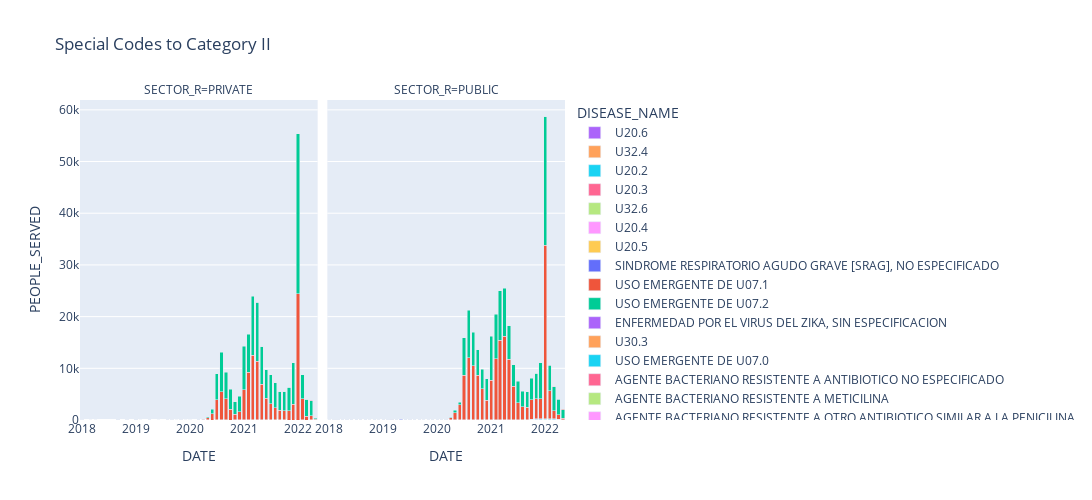

Write notebook code for a chart like this one.
### Markdown cell above
### List of hospital that has covid info in 3 months response

### Code cell
data_temp = all_data[all_data['CATEGORY2']==TAG_CATEGORY]
data_temp = data_temp[data_temp['DISEASE_GROUP']=='Codes for special situations']
data_temp['DISEASE_NAME'] = data_temp['DIAGNOSIS_ID'].apply(lambda x : diagnosis_grouped(x, CO_IPRESS_df))

data_temp =  data_temp.groupby(['DATE', 'SECTOR_R','DISEASE_NAME']).agg(PEOPLE_SERVED=('QTY_PEOPLE_SERVED', 'sum'))
data_temp = data_temp.reset_index()

fig = px.bar(data_temp, 
             x="DATE", 
             y="PEOPLE_SERVED", 
             color="DISEASE_NAME", 
             barmode="stack", 
             facet_col="SECTOR_R",
             width=1200, height=500,
             color_discrete_map = dict_colors,
             title='Special Codes to Category ' + TAG_CATEGORY,             
            )


fig.show()
#fig.write_html("figures/special_codes/SpecialCodes_Sector_"+CATEGORIA_STUDIO+".html")
#fig.write_image("figures/special_codes/SpecialCodes_Sector_"+CATEGORIA_STUDIO+".png", format  = 'png')

### Figure 1 — Plotly figure (JSON) as saved in the notebook; plotly's stock layout.template omitted (floating-point values rounded to 4 significant figures)
{"data": [{"alignmentgroup": "True", "hovertemplate": "DISEASE_NAME=U20.6<br>SECTOR_R=PRIVATE<br>DATE=%{x}<br>PEOPLE_SERVED=%{y}<extra></extra>", "legendgroup": "U20.6", "marker": {"color": "#ab63fa", "pattern": {"shape": ""}}, "name": "U20.6", "offsetgroup": "U20.6", "orientation": "v", "showlegend": true, "textposition": "auto", "type": "bar", "x": ["2018-01-01T00:00:00", "2018-03-01T00:00:00", "2018-04-01T00:00:00", "2021-01-01T00:00:00", "2021-02-01T00:00:00", "2021-03-01T00:00:00", "2021-04-01T00:00:00", "2022-02-01T00:00:00"], "xaxis": "x", "y": [6, 1, 7, 11, 1, 2, 1, 1], "yaxis": "y"}, {"alignmentgroup": "True", "hovertemplate": "DISEASE_NAME=U20.6<br>SECTOR_R=PUBLIC<br>DATE=%{x}<br>PEOPLE_SERVED=%{y}<extra></extra>", "legendgroup": "U20.6", "marker": {"color": "#ab63fa", "pattern": {"shape": ""}}, "name": "U20.6", "offsetgroup": "U20.6", "orientation": "v", "showlegend": false, "textposition": "auto", "type": "bar", "x": ["2019-09-01T00:00:00", "2019-12-01T00:00:00", "2020-01-01T00:00:00"], "xaxis": "x2", "y": [1, 4, 60], "yaxis": "y2"}, {"alignmentgroup": "True", "hovertemplate": "DISEASE_NAME=U32.4<br>SECTOR_R=PRIVATE<br>DATE=%{x}<br>PEOPLE_SERVED=%{y}<extra></extra>", "legendgroup": "U32.4", "marker": {"color": "#FFA15A", "pattern": {"shape": ""}}, "name": "U32.4", "offsetgroup": "U32.4", "orientation": "v", "showlegend": true, "textposition": "auto", "type": "bar", "x": ["2018-01-01T00:00:00", "2019-01-01T00:00:00", "2019-11-01T00:00:00"], "xaxis": "x", "y": [1, 1, 1], "yaxis": "y"}, {"alignmentgroup": "True", "hovertemplate": "DISEASE_NAME=U32.4<br>SECTOR_R=PUBLIC<br>DATE=%{x}<br>PEOPLE_SERVED=%{y}<extra></extra>", "legendgroup": "U32.4", "marker": {"color": "#FFA15A", "pattern": {"shape": ""}}, "name": "U32.4", "offsetgroup": "U32.4", "orientation": "v", "showlegend": false, "textposition": "auto", "type": "bar", "x": ["2018-02-01T00:00:00", "2018-04-01T00:00:00", "2019-03-01T00:00:00", "2019-04-01T00:00:00", "2019-06-01T00:00:00", "2019-07-01T00:00:00", "2019-08-01T00:00:00", "2019-12-01T00:00:00", "2020-01-01T00:00:00", "2020-02-01T00:00:00", "2020-06-01T00:00:00", "2020-07-01T00:00:00", "2020-09-01T00:00:00", "2020-11-01T00:00:00", "2020-12-01T00:00:00", "2021-02-01T00:00:00", "2021-03-01T00:00:00", "2021-05-01T00:00:00", "2021-06-01T00:00:00", "2021-11-01T00:00:00", "2022-01-01T00:00:00", "2022-05-01T00:00:00"], "xaxis": "x2", "y": [1, 1, 1, 1, 1, 2, 4, 1, 1, 3, 1, 3, 3, 1, 1, 1, 1, 1, 1, 1, 1, 1], "yaxis": "y2"}, {"alignmentgroup": "True", "hovertemplate": "DISEASE_NAME=U20.2<br>SECTOR_R=PRIVATE<br>DATE=%{x}<br>PEOPLE_SERVED=%{y}<extra></extra>", "legendgroup": "U20.2", "marker": {"color": "#19d3f3", "pattern": {"shape": ""}}, "name": "U20.2", "offsetgroup": "U20.2", "orientation": "v", "showlegend": true, "textposition": "auto", "type": "bar", "x": ["2018-09-01T00:00:00", "2018-11-01T00:00:00", "2019-01-01T00:00:00", "2019-02-01T00:00:00", "2019-04-01T00:00:00", "2019-09-01T00:00:00", "2019-12-01T00:00:00", "2020-01-01T00:00:00", "2021-01-01T00:00:00", "2021-04-01T00:00:00", "2021-06-01T00:00:00", "2021-08-01T00:00:00", "2022-02-01T00:00:00"], "xaxis": "x", "y": [1, 1, 2, 2, 2, 1, 3, 1, 1, 1, 1, 1, 1], "yaxis": "y"}, {"alignmentgroup": "True", "hovertemplate": "DISEASE_NAME=U20.2<br>SECTOR_R=PUBLIC<br>DATE=%{x}<br>PEOPLE_SERVED=%{y}<extra></extra>", "legendgroup": "U20.2", "marker": {"color": "#19d3f3", "pattern": {"shape": ""}}, "name": "U20.2", "offsetgroup": "U20.2", "orientation": "v", "showlegend": false, "textposition": "auto", "type": "bar", "x": ["2018-01-01T00:00:00", "2018-02-01T00:00:00", "2018-03-01T00:00:00", "2018-04-01T00:00:00", "2018-05-01T00:00:00", "2018-06-01T00:00:00", "2018-07-01T00:00:00", "2018-08-01T00:00:00", "2018-09-01T00:00:00", "2018-10-01T00:00:00", "2018-11-01T00:00:00", "2018-12-01T00:00:00", "2019-01-01T00:00:00", "2019-02-01T00:00:00", "2019-03-01T00:00:00", "2019-04-01T00:00:00", "2019-05-01T00:00:00", "2019-06-01T00:00:00", "2019-07-01T00:00:00", "2019-08-01T00:00:00", "2019-09-01T00:00:00", "2019-10-01T00:00:00", "2019-11-01T00:00:00", "2019-12-01T00:00:00", "2020-01-01T00:00:00", "2020-02-01T00:00:00", "2020-03-01T00:00:00", "2020-04-01T00:00:00", "2020-05-01T00:00:00", "2020-06-01T00:00:00", "2020-07-01T00:00:00", "2020-08-01T00:00:00", "2020-09-01T00:00:00", "2020-10-01T00:00:00", "2020-11-01T00:00:00", "2020-12-01T00:00:00", "2021-01-01T00:00:00", "2021-02-01T00:00:00", "2021-03-01T00:00:00", "2021-04-01T00:00:00", "2021-05-01T00:00:00", "2021-06-01T00:00:00", "2021-07-01T00:00:00", "2021-08-01T00:00:00", "2021-09-01T00:00:00", "2021-10-01T00:00:00", "2021-11-01T00:00:00", "2021-12-01T00:00:00", "2022-01-01T00:00:00", "2022-02-01T00:00:00", "2022-03-01T00:00:00", "2022-04-01T00:00:00", "2022-05-01T00:00:00"], "xaxis": "x2", "y": [9, 3, 3, 3, 7, 3, 8, 14, 7, 6, 6, 5, 17, 23, 44, 20, 35, 24, 20, 28, 34, 17, 1, 19, 7, 30, 4, 13, 28, 8, 3, 7, 4, 1, 11, 3, 7, 15, 2, 8, 7, 13, 14, 7, 4, 144, 129, 146, 145, 159, 161, 118, 25], "yaxis": "y2"}, {"alignmentgroup": "True", "hovertemplate": "DISEASE_NAME=U20.3<br>SECTOR_R=PRIVATE<br>DATE=%{x}<br>PEOPLE_SERVED=%{y}<extra></extra>", "legendgroup": "U20.3", "marker": {"color": "#FF6692", "pattern": {"shape": ""}}, "name": "U20.3", "offsetgroup": "U20.3", "orientation": "v", "showlegend": true, "textposition": "auto", "type": "bar", "x": ["2019-01-01T00:00:00", "2019-04-01T00:00:00", "2019-11-01T00:00:00", "2020-07-01T00:00:00", "2020-08-01T00:00:00", "2020-09-01T00:00:00", "2020-12-01T00:00:00", "2021-01-01T00:00:00", "2021-05-01T00:00:00", "2021-07-01T00:00:00", "2021-08-01T00:00:00", "2022-02-01T00:00:00", "2022-04-01T00:00:00"], "xaxis": "x", "y": [1, 2, 1, 2, 2, 1, 1, 1, 1, 3, 1, 1, 1], "yaxis": "y"}, {"alignmentgroup": "True", "hovertemplate": "DISEASE_NAME=U20.3<br>SECTOR_R=PUBLIC<br>DATE=%{x}<br>PEOPLE_SERVED=%{y}<extra></extra>", "legendgroup": "U20.3", "marker": {"color": "#FF6692", "pattern": {"shape": ""}}, "name": "U20.3", "offsetgroup": "U20.3", "orientation": "v", "showlegend": false, "textposition": "auto", "type": "bar", "x": ["2018-01-01T00:00:00", "2018-02-01T00:00:00", "2018-03-01T00:00:00", "2018-04-01T00:00:00", "2018-05-01T00:00:00", "2018-06-01T00:00:00", "2018-07-01T00:00:00", "2018-08-01T00:00:00", "2018-09-01T00:00:00", "2018-10-01T00:00:00", "2018-11-01T00:00:00", "2018-12-01T00:00:00", "2019-01-01T00:00:00", "2019-02-01T00:00:00", "2019-03-01T00:00:00", "2019-04-01T00:00:00", "2019-05-01T00:00:00", "2019-06-01T00:00:00", "2019-07-01T00:00:00", "2019-08-01T00:00:00", "2019-09-01T00:00:00", "2019-10-01T00:00:00", "2019-11-01T00:00:00", "2019-12-01T00:00:00", "2020-01-01T00:00:00", "2020-02-01T00:00:00", "2020-03-01T00:00:00", "2020-04-01T00:00:00", "2020-05-01T00:00:00", "2020-06-01T00:00:00", "2020-07-01T00:00:00", "2020-08-01T00:00:00", "2020-09-01T00:00:00", "2020-10-01T00:00:00", "2020-11-01T00:00:00", "2020-12-01T00:00:00", "2021-01-01T00:00:00", "2021-02-01T00:00:00", "2021-03-01T00:00:00", "2021-04-01T00:00:00", "2021-05-01T00:00:00", "2021-06-01T00:00:00", "2021-07-01T00:00:00", "2021-08-01T00:00:00", "2021-09-01T00:00:00", "2021-10-01T00:00:00", "2021-11-01T00:00:00", "2021-12-01T00:00:00", "2022-01-01T00:00:00", "2022-02-01T00:00:00", "2022-03-01T00:00:00", "2022-04-01T00:00:00", "2022-05-01T00:00:00"], "xaxis": "x2", "y": [29, 20, 16, 16, 19, 15, 19, 24, 7, 22, 16, 21, 53, 35, 73, 39, 51, 48, 67, 52, 45, 36, 5, 30, 1, 33, 6, 25, 42, 50, 34, 23, 8, 13, 11, 15, 14, 7, 6, 4, 7, 9, 6, 31, 7, 26, 70, 78, 76, 61, 78, 25, 20], "yaxis": "y2"}, {"alignmentgroup": "True", "hovertemplate": "DISEASE_NAME=U32.6<br>SECTOR_R=PRIVATE<br>DATE=%{x}<br>PEOPLE_SERVED=%{y}<extra></extra>", "legendgroup": "U32.6", "marker": {"color": "#B6E880", "pattern": {"shape": ""}}, "name": "U32.6", "offsetgroup": "U32.6", "orientation": "v", "showlegend": true, "textposition": "auto", "type": "bar", "x": ["2018-11-01T00:00:00", "2019-06-01T00:00:00", "2019-08-01T00:00:00", "2019-09-01T00:00:00", "2019-10-01T00:00:00", "2020-07-01T00:00:00"], "xaxis": "x", "y": [1, 1, 5, 1, 1, 1], "yaxis": "y"}, {"alignmentgroup": "True", "hovertemplate": "DISEASE_NAME=U32.6<br>SECTOR_R=PUBLIC<br>DATE=%{x}<br>PEOPLE_SERVED=%{y}<extra></extra>", "legendgroup": "U32.6", "marker": {"color": "#B6E880", "pattern": {"shape": ""}}, "name": "U32.6", "offsetgroup": "U32.6", "orientation": "v", "showlegend": false, "textposition": "auto", "type": "bar", "x": ["2018-02-01T00:00:00", "2018-03-01T00:00:00", "2018-05-01T00:00:00", "2018-06-01T00:00:00", "2018-08-01T00:00:00", "2018-11-01T00:00:00", "2019-01-01T00:00:00", "2019-02-01T00:00:00", "2019-03-01T00:00:00", "2019-04-01T00:00:00", "2019-05-01T00:00:00", "2019-07-01T00:00:00", "2019-09-01T00:00:00", "2019-12-01T00:00:00", "2020-01-01T00:00:00", "2020-02-01T00:00:00", "2020-03-01T00:00:00", "2020-09-01T00:00:00", "2020-12-01T00:00:00", "2021-10-01T00:00:00", "2022-01-01T00:00:00"], "xaxis": "x2", "y": [1, 1, 1, 2, 1, 3, 8, 1, 1, 2, 2, 1, 1, 1, 1, 3, 3, 1, 1, 1, 2], "yaxis": "y2"}, {"alignmentgroup": "True", "hovertemplate": "DISEASE_NAME=U20.4<br>SECTOR_R=PUBLIC<br>DATE=%{x}<br>PEOPLE_SERVED=%{y}<extra></extra>", "legendgroup": "U20.4", "marker": {"color": "#FF97FF", "pattern": {"shape": ""}}, "name": "U20.4", "offsetgroup": "U20.4", "orientation": "v", "showlegend": true, "textposition": "auto", "type": "bar", "x": ["2018-04-01T00:00:00", "2018-05-01T00:00:00", "2018-07-01T00:00:00", "2018-08-01T00:00:00", "2018-09-01T00:00:00", "2018-11-01T00:00:00", "2019-01-01T00:00:00", "2019-02-01T00:00:00", "2019-03-01T00:00:00", "2019-04-01T00:00:00", "2019-05-01T00:00:00", "2019-06-01T00:00:00", "2019-07-01T00:00:00", "2019-08-01T00:00:00", "2019-09-01T00:00:00", "2019-12-01T00:00:00", "2020-02-01T00:00:00", "2020-10-01T00:00:00", "2020-11-01T00:00:00", "2020-12-01T00:00:00", "2021-01-01T00:00:00", "2021-03-01T00:00:00", "2021-05-01T00:00:00", "2021-07-01T00:00:00", "2021-08-01T00:00:00", "2021-10-01T00:00:00", "2022-01-01T00:00:00", "2022-02-01T00:00:00", "2022-03-01T00:00:00"], "xaxis": "x2", "y": [1, 1, 1, 1, 2, 1, 1, 2, 3, 1, 4, 2, 1, 1, 2, 1, 2, 5, 4, 1, 1, 1, 1, 3, 3, 6, 1, 3, 2], "yaxis": "y2"}, {"alignmentgroup": "True", "hovertemplate": "DISEASE_NAME=U20.5<br>SECTOR_R=PRIVATE<br>DATE=%{x}<br>PEOPLE_SERVED=%{y}<extra></extra>", "legendgroup": "U20.5", "marker": {"color": "#FECB52", "pattern": {"shape": ""}}, "name": "U20.5", "offsetgroup": "U20.5", "orientation": "v", "showlegend": true, "textposition": "auto", "type": "bar", "x": ["2018-09-01T00:00:00", "2019-08-01T00:00:00"], "xaxis": "x", "y": [1, 1], "yaxis": "y"}, {"alignmentgroup": "True", "hovertemplate": "DISEASE_NAME=U20.5<br>SECTOR_R=PUBLIC<br>DATE=%{x}<br>PEOPLE_SERVED=%{y}<extra></extra>", "legendgroup": "U20.5", "marker": {"color": "#FECB52", "pattern": {"shape": ""}}, "name": "U20.5", "offsetgroup": "U20.5", "orientation": "v", "showlegend": false, "textposition": "auto", "type": "bar", "x": ["2018-05-01T00:00:00", "2018-09-01T00:00:00", "2019-07-01T00:00:00", "2019-08-01T00:00:00", "2019-09-01T00:00:00", "2019-12-01T00:00:00", "2020-02-01T00:00:00", "2020-06-01T00:00:00", "2020-07-01T00:00:00", "2020-11-01T00:00:00", "2021-01-01T00:00:00", "2021-02-01T00:00:00", "2021-03-01T00:00:00", "2021-04-01T00:00:00", "2021-06-01T00:00:00", "2021-08-01T00:00:00", "2021-09-01T00:00:00", "2021-10-01T00:00:00", "2021-12-01T00:00:00", "2022-01-01T00:00:00", "2022-02-01T00:00:00", "2022-03-01T00:00:00", "2022-04-01T00:00:00", "2022-05-01T00:00:00"], "xaxis": "x2", "y": [1, 1, 1, 3, 2, 1, 1, 1, 1, 1, 2, 1, 3, 1, 1, 2, 2, 6, 3, 21, 20, 21, 1, 1], "yaxis": "y2"}, {"alignmentgroup": "True", "hovertemplate": "DISEASE_NAME=SINDROME RESPIRATORIO AGUDO GRAVE [SRAG], NO ESPECIFICADO<br>SECTOR_R=PRIVATE<br>DATE=%{x}<br>PEOPLE_SERVED=%{y}<extra></extra>", "legendgroup": "SINDROME RESPIRATORIO AGUDO GRAVE [SRAG], NO ESPECIFICADO", "marker": {"color": "#636efa", "pattern": {"shape": ""}}, "name": "SINDROME RESPIRATORIO AGUDO GRAVE [SRAG], NO ESPECIFICADO", "offsetgroup": "SINDROME RESPIRATORIO AGUDO GRAVE [SRAG], NO ESPECIFICADO", "orientation": "v", "showlegend": true, "textposition": "auto", "type": "bar", "x": ["2018-09-01T00:00:00", "2020-03-01T00:00:00", "2020-05-01T00:00:00", "2020-07-01T00:00:00", "2020-08-01T00:00:00", "2020-09-01T00:00:00", "2020-11-01T00:00:00", "2020-12-01T00:00:00", "2021-01-01T00:00:00", "2021-03-01T00:00:00", "2021-05-01T00:00:00", "2021-09-01T00:00:00", "2021-10-01T00:00:00"], "xaxis": "x", "y": [1, 1, 1, 1, 2, 1, 1, 1, 1, 6, 3, 1, 1], "yaxis": "y"}, {"alignmentgroup": "True", "hovertemplate": "DISEASE_NAME=SINDROME RESPIRATORIO AGUDO GRAVE [SRAG], NO ESPECIFICADO<br>SECTOR_R=PUBLIC<br>DATE=%{x}<br>PEOPLE_SERVED=%{y}<extra></extra>", "legendgroup": "SINDROME RESPIRATORIO AGUDO GRAVE [SRAG], NO ESPECIFICADO", "marker": {"color": "#636efa", "pattern": {"shape": ""}}, "name": "SINDROME RESPIRATORIO AGUDO GRAVE [SRAG], NO ESPECIFICADO", "offsetgroup": "SINDROME RESPIRATORIO AGUDO GRAVE [SRAG], NO ESPECIFICADO", "orientation": "v", "showlegend": false, "textposition": "auto", "type": "bar", "x": ["2019-05-01T00:00:00", "2019-06-01T00:00:00", "2020-02-01T00:00:00", "2020-05-01T00:00:00", "2020-06-01T00:00:00", "2020-07-01T00:00:00", "2020-08-01T00:00:00", "2020-09-01T00:00:00", "2020-12-01T00:00:00", "2021-01-01T00:00:00", "2021-02-01T00:00:00", "2021-03-01T00:00:00", "2021-04-01T00:00:00", "2021-05-01T00:00:00", "2021-06-01T00:00:00", "2021-07-01T00:00:00", "2021-08-01T00:00:00", "2021-09-01T00:00:00", "2021-10-01T00:00:00", "2021-11-01T00:00:00", "2021-12-01T00:00:00", "2022-01-01T00:00:00", "2022-02-01T00:00:00", "2022-04-01T00:00:00"], "xaxis": "x2", "y": [6, 6, 2, 13, 14, 17, 15, 5, 1, 16, 39, 40, 45, 22, 12, 8, 7, 5, 5, 1, 2, 5, 3, 1], "yaxis": "y2"}, {"alignmentgroup": "True", "hovertemplate": "DISEASE_NAME=USO EMERGENTE DE U07.1<br>SECTOR_R=PRIVATE<br>DATE=%{x}<br>PEOPLE_SERVED=%{y}<extra></extra>", "legendgroup": "USO EMERGENTE DE U07.1", "marker": {"color": "#EF553B", "pattern": {"shape": ""}}, "name": "USO EMERGENTE DE U07.1", "offsetgroup": "USO EMERGENTE DE U07.1", "orientation": "v", "showlegend": true, "textposition": "auto", "type": "bar", "x": ["2020-03-01T00:00:00", "2020-04-01T00:00:00", "2020-05-01T00:00:00", "2020-06-01T00:00:00", "2020-07-01T00:00:00", "2020-08-01T00:00:00", "2020-09-01T00:00:00", "2020-10-01T00:00:00", "2020-11-01T00:00:00", "2020-12-01T00:00:00", "2021-01-01T00:00:00", "2021-02-01T00:00:00", "2021-03-01T00:00:00", "2021-04-01T00:00:00", "2021-05-01T00:00:00", "2021-06-01T00:00:00", "2021-07-01T00:00:00", "2021-08-01T00:00:00", "2021-09-01T00:00:00", "2021-10-01T00:00:00", "2021-11-01T00:00:00", "2021-12-01T00:00:00", "2022-01-01T00:00:00", "2022-02-01T00:00:00", "2022-03-01T00:00:00", "2022-04-01T00:00:00", "2022-05-01T00:00:00"], "xaxis": "x", "y": [2, 137, 428, 1252, 3915, 5480, 4108, 2128, 1148, 1553, 5797, 9250, 12523, 11367, 6931, 4231, 3163, 2407, 1900, 1742, 1816, 3035, 24454, 4132, 708, 852, 121], "yaxis": "y"}, {"alignmentgroup": "True", "hovertemplate": "DISEASE_NAME=USO EMERGENTE DE U07.1<br>SECTOR_R=PUBLIC<br>DATE=%{x}<br>PEOPLE_SERVED=%{y}<extra></extra>", "legendgroup": "USO EMERGENTE DE U07.1", "marker": {"color": "#EF553B", "pattern": {"shape": ""}}, "name": "USO EMERGENTE DE U07.1", "offsetgroup": "USO EMERGENTE DE U07.1", "orientation": "v", "showlegend": false, "textposition": "auto", "type": "bar", "x": ["2020-03-01T00:00:00", "2020-04-01T00:00:00", "2020-05-01T00:00:00", "2020-06-01T00:00:00", "2020-07-01T00:00:00", "2020-08-01T00:00:00", "2020-09-01T00:00:00", "2020-10-01T00:00:00", "2020-11-01T00:00:00", "2020-12-01T00:00:00", "2021-01-01T00:00:00", "2021-02-01T00:00:00", "2021-03-01T00:00:00", "2021-04-01T00:00:00", "2021-05-01T00:00:00", "2021-06-01T00:00:00", "2021-07-01T00:00:00", "2021-08-01T00:00:00", "2021-09-01T00:00:00", "2021-10-01T00:00:00", "2021-11-01T00:00:00", "2021-12-01T00:00:00", "2022-01-01T00:00:00", "2022-02-01T00:00:00", "2022-03-01T00:00:00", "2022-04-01T00:00:00", "2022-05-01T00:00:00"], "xaxis": "x2", "y": [12, 443, 1336, 2865, 8579, 11992, 10494, 8670, 6055, 3774, 7648, 11768, 15398, 16174, 11672, 6470, 3319, 2533, 2460, 3708, 3864, 3927, 33518, 5395, 1503, 855, 339], "yaxis": "y2"}, {"alignmentgroup": "True", "hovertemplate": "DISEASE_NAME=USO EMERGENTE DE U07.2<br>SECTOR_R=PRIVATE<br>DATE=%{x}<br>PEOPLE_SERVED=%{y}<extra></extra>", "legendgroup": "USO EMERGENTE DE U07.2", "marker": {"color": "#00cc96", "pattern": {"shape": ""}}, "name": "USO EMERGENTE DE U07.2", "offsetgroup": "USO EMERGENTE DE U07.2", "orientation": "v", "showlegend": true, "textposition": "auto", "type": "bar", "x": ["2020-03-01T00:00:00", "2020-04-01T00:00:00", "2020-05-01T00:00:00", "2020-06-01T00:00:00", "2020-07-01T00:00:00", "2020-08-01T00:00:00", "2020-09-01T00:00:00", "2020-10-01T00:00:00", "2020-11-01T00:00:00", "2020-12-01T00:00:00", "2021-01-01T00:00:00", "2021-02-01T00:00:00", "2021-03-01T00:00:00", "2021-04-01T00:00:00", "2021-05-01T00:00:00", "2021-06-01T00:00:00", "2021-07-01T00:00:00", "2021-08-01T00:00:00", "2021-09-01T00:00:00", "2021-10-01T00:00:00", "2021-11-01T00:00:00", "2021-12-01T00:00:00", "2022-01-01T00:00:00", "2022-02-01T00:00:00", "2022-03-01T00:00:00", "2022-04-01T00:00:00", "2022-05-01T00:00:00"], "xaxis": "x", "y": [1, 10, 165, 813, 5006, 7604, 5119, 3831, 2416, 3043, 8469, 7322, 11426, 11363, 7311, 5485, 5616, 4771, 3695, 3854, 4486, 8010, 30909, 4641, 3349, 2904, 249], "yaxis": "y"}, {"alignmentgroup": "True", "hovertemplate": "DISEASE_NAME=USO EMERGENTE DE U07.2<br>SECTOR_R=PUBLIC<br>DATE=%{x}<br>PEOPLE_SERVED=%{y}<extra></extra>", "legendgroup": "USO EMERGENTE DE U07.2", "marker": {"color": "#00cc96", "pattern": {"shape": ""}}, "name": "USO EMERGENTE DE U07.2", "offsetgroup": "USO EMERGENTE DE U07.2", "orientation": "v", "showlegend": false, "textposition": "auto", "type": "bar", "x": ["2020-03-01T00:00:00", "2020-04-01T00:00:00", "2020-05-01T00:00:00", "2020-06-01T00:00:00", "2020-07-01T00:00:00", "2020-08-01T00:00:00", "2020-09-01T00:00:00", "2020-10-01T00:00:00", "2020-11-01T00:00:00", "2020-12-01T00:00:00", "2021-01-01T00:00:00", "2021-02-01T00:00:00", "2021-03-01T00:00:00", "2021-04-01T00:00:00", "2021-05-01T00:00:00", "2021-06-01T00:00:00", "2021-07-01T00:00:00", "2021-08-01T00:00:00", "2021-09-01T00:00:00", "2021-10-01T00:00:00", "2021-11-01T00:00:00", "2021-12-01T00:00:00", "2022-01-01T00:00:00", "2022-02-01T00:00:00", "2022-03-01T00:00:00", "2022-04-01T00:00:00", "2022-05-01T00:00:00"], "xaxis": "x2", "y": [1, 72, 422, 505, 7317, 9228, 6437, 4864, 3700, 4165, 8530, 8603, 9557, 9252, 6507, 4213, 4161, 2996, 2950, 4187, 5009, 6895, 24985, 4986, 4700, 3040, 1611], "yaxis": "y2"}, {"alignmentgroup": "True", "hovertemplate": "DISEASE_NAME=ENFERMEDAD POR EL VIRUS DEL ZIKA, SIN ESPECIFICACION<br>SECTOR_R=PUBLIC<br>DATE=%{x}<br>PEOPLE_SERVED=%{y}<extra></extra>", "legendgroup": "ENFERMEDAD POR EL VIRUS DEL ZIKA, SIN ESPECIFICACION", "marker": {"color": "#ab63fa", "pattern": {"shape": ""}}, "name": "ENFERMEDAD POR EL VIRUS DEL ZIKA, SIN ESPECIFICACION", "offsetgroup": "ENFERMEDAD POR EL VIRUS DEL ZIKA, SIN ESPECIFICACION", "orientation": "v", "showlegend": true, "textposition": "auto", "type": "bar", "x": ["2020-07-01T00:00:00"], "xaxis": "x2", "y": [1], "yaxis": "y2"}, {"alignmentgroup": "True", "hovertemplate": "DISEASE_NAME=U30.3<br>SECTOR_R=PRIVATE<br>DATE=%{x}<br>PEOPLE_SERVED=%{y}<extra></extra>", "legendgroup": "U30.3", "marker": {"color": "#FFA15A", "pattern": {"shape": ""}}, "name": "U30.3", "offsetgroup": "U30.3", "orientation": "v", "showlegend": true, "textposition": "auto", "type": "bar", "x": ["2021-04-01T00:00:00", "2021-05-01T00:00:00", "2021-06-01T00:00:00", "2021-07-01T00:00:00", "2021-08-01T00:00:00", "2021-09-01T00:00:00", "2021-10-01T00:00:00", "2021-11-01T00:00:00", "2021-12-01T00:00:00", "2022-01-01T00:00:00", "2022-02-01T00:00:00", "2022-03-01T00:00:00", "2022-04-01T00:00:00"], "xaxis": "x", "y": [1, 3, 7, 3, 8, 3, 3, 2, 4, 5, 10, 4, 11], "yaxis": "y"}, {"alignmentgroup": "True", "hovertemplate": "DISEASE_NAME=U30.3<br>SECTOR_R=PUBLIC<br>DATE=%{x}<br>PEOPLE_SERVED=%{y}<extra></extra>", "legendgroup": "U30.3", "marker": {"color": "#FFA15A", "pattern": {"shape": ""}}, "name": "U30.3", "offsetgroup": "U30.3", "orientation": "v", "showlegend": false, "textposition": "auto", "type": "bar", "x": ["2022-03-01T00:00:00"], "xaxis": "x2", "y": [1], "yaxis": "y2"}, {"alignmentgroup": "True", "hovertemplate": "DISEASE_NAME=USO EMERGENTE DE U07.0<br>SECTOR_R=PRIVATE<br>DATE=%{x}<br>PEOPLE_SERVED=%{y}<extra></extra>", "legendgroup": "USO EMERGENTE DE U07.0", "marker": {"color": "#19d3f3", "pattern": {"shape": ""}}, "name": "USO EMERGENTE DE U07.0", "offsetgroup": "USO EMERGENTE DE U07.0", "orientation": "v", "showlegend": true, "textposition": "auto", "type": "bar", "x": ["2021-05-01T00:00:00", "2021-06-01T00:00:00", "2021-10-01T00:00:00", "2022-01-01T00:00:00"], "xaxis": "x", "y": [1, 1, 1, 2], "yaxis": "y"}, {"alignmentgroup": "True", "hovertemplate": "DISEASE_NAME=USO EMERGENTE DE U07.0<br>SECTOR_R=PUBLIC<br>DATE=%{x}<br>PEOPLE_SERVED=%{y}<extra></extra>", "legendgroup": "USO EMERGENTE DE U07.0", "marker": {"color": "#19d3f3", "pattern": {"shape": ""}}, "name": "USO EMERGENTE DE U07.0", "offsetgroup": "USO EMERGENTE DE U07.0", "orientation": "v", "showlegend": false, "textposition": "auto", "type": "bar", "x": ["2022-03-01T00:00:00"], "xaxis": "x2", "y": [1], "yaxis": "y2"}, {"alignmentgroup": "True", "hovertemplate": "DISEASE_NAME=AGENTE BACTERIANO RESISTENTE A ANTIBIOTICO NO ESPECIFICADO<br>SECTOR_R=PUBLIC<br>DATE=%{x}<br>PEOPLE_SERVED=%{y}<extra></extra>", "legendgroup": "AGENTE BACTERIANO RESISTENTE A ANTIBIOTICO NO ESPECIFICADO", "marker": {"color": "#FF6692", "pattern": {"shape": ""}}, "name": "AGENTE BACTERIANO RESISTENTE A ANTIBIOTICO NO ESPECIFICADO", "offsetgroup": "AGENTE BACTERIANO RESISTENTE A ANTIBIOTICO NO ESPECIFICADO", "orientation": "v", "showlegend": true, "textposition": "auto", "type": "bar", "x": ["2021-05-01T00:00:00"], "xaxis": "x2", "y": [1], "yaxis": "y2"}, {"alignmentgroup": "True", "hovertemplate": "DISEASE_NAME=AGENTE BACTERIANO RESISTENTE A METICILINA<br>SECTOR_R=PRIVATE<br>DATE=%{x}<br>PEOPLE_SERVED=%{y}<extra></extra>", "legendgroup": "AGENTE BACTERIANO RESISTENTE A METICILINA", "marker": {"color": "#B6E880", "pattern": {"shape": ""}}, "name": "AGENTE BACTERIANO RESISTENTE A METICILINA", "offsetgroup": "AGENTE BACTERIANO RESISTENTE A METICILINA", "orientation": "v", "showlegend": true, "textposition": "auto", "type": "bar", "x": ["2021-09-01T00:00:00", "2022-01-01T00:00:00"], "xaxis": "x", "y": [1, 1], "yaxis": "y"}, {"alignmentgroup": "True", "hovertemplate": "DISEASE_NAME=AGENTE BACTERIANO RESISTENTE A OTRO ANTIBIOTICO SIMILAR A LA PENICILINA<br>SECTOR_R=PUBLIC<br>DATE=%{x}<br>PEOPLE_SERVED=%{y}<extra></extra>", "legendgroup": "AGENTE BACTERIANO RESISTENTE A OTRO ANTIBIOTICO SIMILAR A LA PENICILINA", "marker": {"color": "#FF97FF", "pattern": {"shape": ""}}, "name": "AGENTE BACTERIANO RESISTENTE A OTRO ANTIBIOTICO SIMILAR A LA PENICILINA", "offsetgroup": "AGENTE BACTERIANO RESISTENTE A OTRO ANTIBIOTICO SIMILAR A LA PENICILINA", "orientation": "v", "showlegend": true, "textposition": "auto", "type": "bar", "x": ["2021-11-01T00:00:00"], "xaxis": "x2", "y": [2], "yaxis": "y2"}, {"alignmentgroup": "True", "hovertemplate": "DISEASE_NAME=U09.9<br>SECTOR_R=PRIVATE<br>DATE=%{x}<br>PEOPLE_SERVED=%{y}<extra></extra>", "legendgroup": "U09.9", "marker": {"color": "#FECB52", "pattern": {"shape": ""}}, "name": "U09.9", "offsetgroup": "U09.9", "orientation": "v", "showlegend": true, "textposition": "auto", "type": "bar", "x": ["2022-01-01T00:00:00", "2022-02-01T00:00:00", "2022-03-01T00:00:00", "2022-04-01T00:00:00"], "xaxis": "x", "y": [6, 2, 4, 1], "yaxis": "y"}, {"alignmentgroup": "True", "hovertemplate": "DISEASE_NAME=USO EMERGENTE DE U07.7<br>SECTOR_R=PRIVATE<br>DATE=%{x}<br>PEOPLE_SERVED=%{y}<extra></extra>", "legendgroup": "USO EMERGENTE DE U07.7", "marker": {"color": "#636efa", "pattern": {"shape": ""}}, "name": "USO EMERGENTE DE U07.7", "offsetgroup": "USO EMERGENTE DE U07.7", "orientation": "v", "showlegend": true, "textposition": "auto", "type": "bar", "x": ["2022-01-01T00:00:00"], "xaxis": "x", "y": [2], "yaxis": "y"}, {"alignmentgroup": "True", "hovertemplate": "DISEASE_NAME=U20.0<br>SECTOR_R=PRIVATE<br>DATE=%{x}<br>PEOPLE_SERVED=%{y}<extra></extra>", "legendgroup": "U20.0", "marker": {"color": "#EF553B", "pattern": {"shape": ""}}, "name": "U20.0", "offsetgroup": "U20.0", "orientation": "v", "showlegend": true, "textposition": "auto", "type": "bar", "x": ["2022-02-01T00:00:00", "2022-04-01T00:00:00"], "xaxis": "x", "y": [1, 1], "yaxis": "y"}, {"alignmentgroup": "True", "hovertemplate": "DISEASE_NAME=U20.0<br>SECTOR_R=PUBLIC<br>DATE=%{x}<br>PEOPLE_SERVED=%{y}<extra></extra>", "legendgroup": "U20.0", "marker": {"color": "#EF553B", "pattern": {"shape": ""}}, "name": "U20.0", "offsetgroup": "U20.0", "orientation": "v", "showlegend": false, "textposition": "auto", "type": "bar", "x": ["2022-01-01T00:00:00", "2022-02-01T00:00:00", "2022-03-01T00:00:00", "2022-04-01T00:00:00", "2022-05-01T00:00:00"], "xaxis": "x2", "y": [52, 102, 72, 87, 55], "yaxis": "y2"}, {"alignmentgroup": "True", "hovertemplate": "DISEASE_NAME=U32.5<br>SECTOR_R=PUBLIC<br>DATE=%{x}<br>PEOPLE_SERVED=%{y}<extra></extra>", "legendgroup": "U32.5", "marker": {"color": "#00cc96", "pattern": {"shape": ""}}, "name": "U32.5", "offsetgroup": "U32.5", "orientation": "v", "showlegend": true, "textposition": "auto", "type": "bar", "x": ["2022-01-01T00:00:00", "2022-02-01T00:00:00", "2022-03-01T00:00:00", "2022-04-01T00:00:00"], "xaxis": "x2", "y": [1, 1, 2, 1], "yaxis": "y2"}, {"alignmentgroup": "True", "hovertemplate": "DISEASE_NAME=AGENTE BACTERIANO RESISTENTE A VANCOMICINA<br>SECTOR_R=PRIVATE<br>DATE=%{x}<br>PEOPLE_SERVED=%{y}<extra></extra>", "legendgroup": "AGENTE BACTERIANO RESISTENTE A VANCOMICINA", "marker": {"color": "#ab63fa", "pattern": {"shape": ""}}, "name": "AGENTE BACTERIANO RESISTENTE A VANCOMICINA", "offsetgroup": "AGENTE BACTERIANO RESISTENTE A VANCOMICINA", "orientation": "v", "showlegend": true, "textposition": "auto", "type": "bar", "x": ["2022-02-01T00:00:00"], "xaxis": "x", "y": [1], "yaxis": "y"}, {"alignmentgroup": "True", "hovertemplate": "DISEASE_NAME=U10.9<br>SECTOR_R=PRIVATE<br>DATE=%{x}<br>PEOPLE_SERVED=%{y}<extra></extra>", "legendgroup": "U10.9", "marker": {"color": "#FFA15A", "pattern": {"shape": ""}}, "name": "U10.9", "offsetgroup": "U10.9", "orientation": "v", "showlegend": true, "textposition": "auto", "type": "bar", "x": ["2022-02-01T00:00:00"], "xaxis": "x", "y": [1], "yaxis": "y"}, {"alignmentgroup": "True", "hovertemplate": "DISEASE_NAME=U11.9<br>SECTOR_R=PRIVATE<br>DATE=%{x}<br>PEOPLE_SERVED=%{y}<extra></extra>", "legendgroup": "U11.9", "marker": {"color": "#19d3f3", "pattern": {"shape": ""}}, "name": "U11.9", "offsetgroup": "U11.9", "orientation": "v", "showlegend": true, "textposition": "auto", "type": "bar", "x": ["2022-03-01T00:00:00"], "xaxis": "x", "y": [1], "yaxis": "y"}, {"alignmentgroup": "True", "hovertemplate": "DISEASE_NAME=U12.9<br>SECTOR_R=PRIVATE<br>DATE=%{x}<br>PEOPLE_SERVED=%{y}<extra></extra>", "legendgroup": "U12.9", "marker": {"color": "#FF6692", "pattern": {"shape": ""}}, "name": "U12.9", "offsetgroup": "U12.9", "orientation": "v", "showlegend": true, "textposition": "auto", "type": "bar", "x": ["2022-03-01T00:00:00", "2022-04-01T00:00:00"], "xaxis": "x", "y": [3, 51], "yaxis": "y"}], "layout": {"annotations": [{"font": {}, "showarrow": false, "text": "SECTOR_R=PRIVATE", "x": 0.245, "xanchor": "center", "xref": "paper", "y": 1, "yanchor": "bottom", "yref": "paper"}, {"font": {}, "showarrow": false, "text": "SECTOR_R=PUBLIC", "x": 0.755, "xanchor": "center", "xref": "paper", "y": 1, "yanchor": "bottom", "yref": "paper"}], "barmode": "stack", "height": 500, "legend": {"title": {"text": "DISEASE_NAME"}, "tracegroupgap": 0}, "title": {"text": "Special Codes to Category II"}, "width": 1200, "xaxis": {"anchor": "y", "domain": [0, 0.49], "title": {"text": "DATE"}}, "xaxis2": {"anchor": "y2", "domain": [0.51, 1], "matches": "x", "title": {"text": "DATE"}}, "yaxis": {"anchor": "x", "domain": [0, 1], "title": {"text": "PEOPLE_SERVED"}}, "yaxis2": {"anchor": "x2", "domain": [0, 1], "matches": "y", "showticklabels": false}}}
